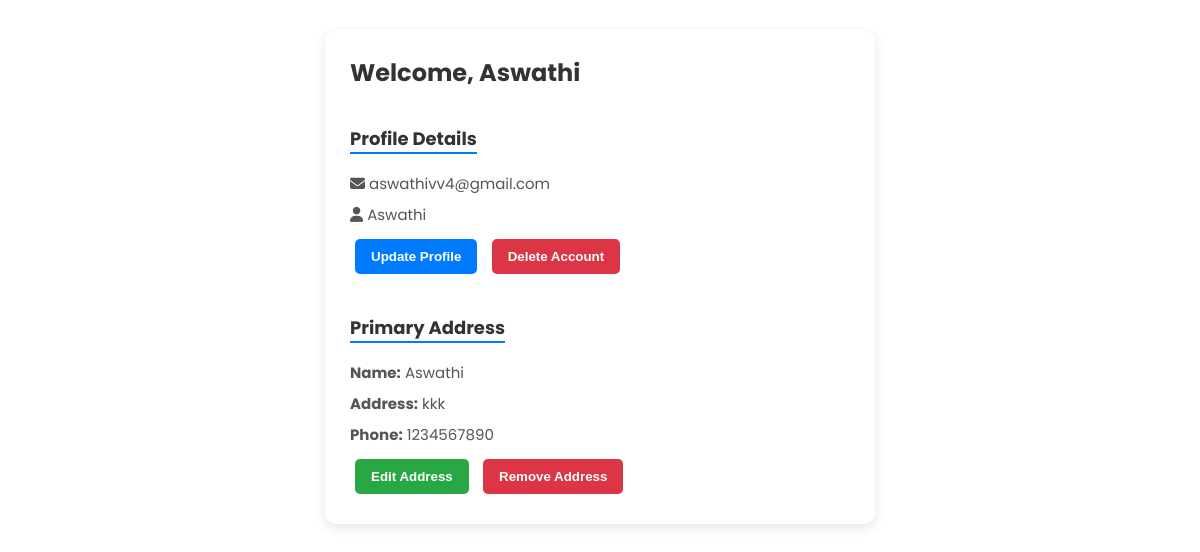
The page /profile/ (signed in) on the database as committed earlier.
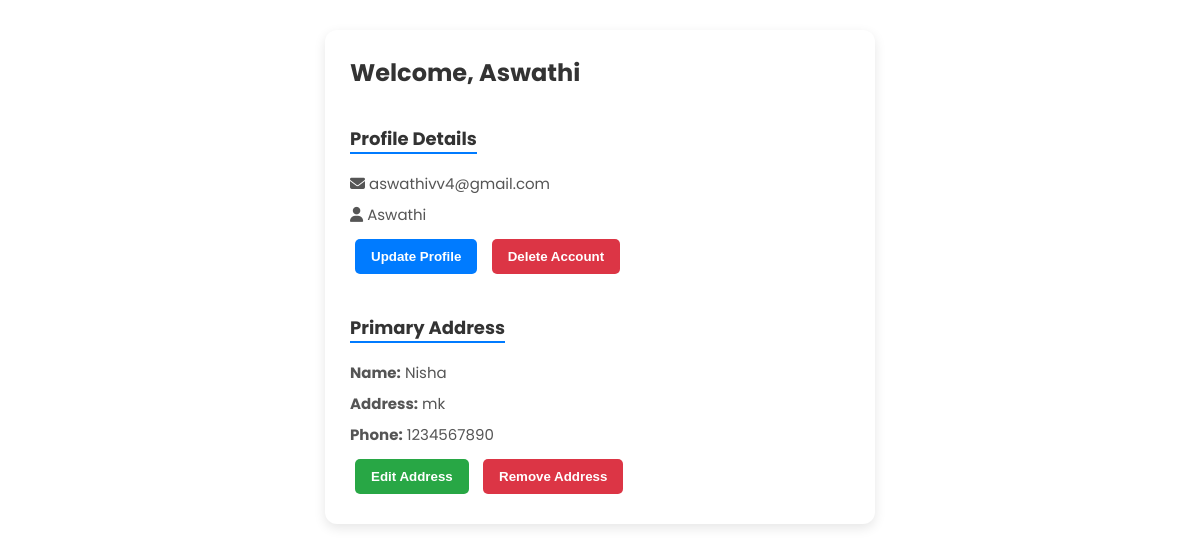
The same page on the database as committed later.
### app/models.py (models this page shows)
class Profile(models.Model):
    user = models.OneToOneField(User, on_delete=models.CASCADE)
    primary_address=models.ForeignKey(Address, on_delete=models.SET_NULL,null=True,blank=True)

class Address(models.Model):
    user = models.ForeignKey(User, on_delete=models.CASCADE)
    name = models.CharField(max_length=255)
    address = models.TextField()
    phone_number = models.CharField(max_length=20)

### app/views.py (the view)
# urls.py: path('profile/', views.profile_view, name='profile_view'),
@login_required
def profile_view(request):
    profile, created = Profile.objects.get_or_create(user=request.user)
    addresses = Address.objects.filter(user=request.user)
    return render(request, 'user/profile.html', {'profile': profile, 'addresses': addresses})

### templates/user/profile.html (shortened to what this page needs)
<!DOCTYPE html>
<html lang="en">
<head>
    <link rel="stylesheet" href="https://cdnjs.cloudflare.com/ajax/libs/font-awesome/6.5.1/css/all.min.css">
</head>
<body>
<div class="profile-container">
    <h2>Welcome, {{ user.first_name }}</h2>
    <div class="profile-details">
        <h3 class="section-title">Profile Details</h3>
        <p><i class="fa-solid fa-envelope"></i> {{ user.username }}</p>
        <p><i class="fa-solid fa-user"></i> {{ user.first_name }}</p>
        <button class="btn btn-primary" onclick="openModal('updateProfileModal')">Update Profile</button>
        <button class="btn btn-danger" onclick="openModal('deleteAccountModal')">Delete Account</button>
    </div>
    <div class="address-details">
        <h3 class="section-title">Primary Address</h3>
        {% if profile.primary_address %}
            <p><strong>Name:</strong> {{ profile.primary_address.name }}</p>
            <p><strong>Address:</strong> {{ profile.primary_address.address }}</p>
            <p><strong>Phone:</strong> {{ profile.primary_address.phone_number }}</p>
            <button class="btn btn-success" onclick="openEditModal('{{ profile.primary_address.id }}', '{{ profile.primary_address.name|escapejs }}', '{{ profile.primary_address.address|escapejs }}', '{{ profile.primary_address.phone_number|escapejs }}')">Edit Address</button>
            <button class="btn btn-danger" onclick="openDeleteModal('{{ profile.primary_address.id }}')">Remove Address</button>
        {% else %}
            <p>No address found. Please add your address details.</p>
            <button class="btn btn-primary" onclick="openAddModal()">Add Address</button>
        {% endif %}
    </div>
</div>
</body>
</html>

Rows that differ between the two databases and show on the page:
changed through a linked row, Profile: primary_address.name "Aswathi" → "Nisha"; primary_address.address "kkk" → "mk"
